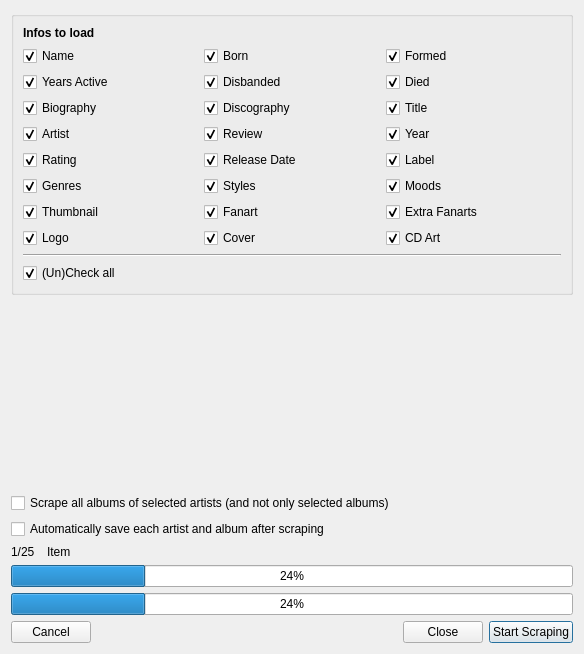
<?xml version="1.0" encoding="UTF-8"?>
<ui version="4.0">
 <class>MusicMultiScrapeDialog</class>
 <widget class="QDialog" name="MusicMultiScrapeDialog">
  <property name="windowModality">
   <enum>Qt::WindowModality::WindowModal</enum>
  </property>
  <property name="geometry">
   <rect>
    <x>0</x>
    <y>0</y>
    <width>584</width>
    <height>654</height>
   </rect>
  </property>
  <property name="windowTitle">
   <string>Music Multi Scrape</string>
  </property>
  <property name="windowIcon">
   <iconset resource="../../../data/MediaElch.qrc">
    <normaloff>:/img/MediaElch.png</normaloff>:/img/MediaElch.png</iconset>
  </property>
  <layout class="QVBoxLayout" name="verticalLayout">
   <item>
    <widget class="QGroupBox" name="groupBox">
     <property name="title">
      <string/>
     </property>
     <layout class="QVBoxLayout" name="verticalLayout_3">
      <item>
       <widget class="QLabel" name="label_2">
        <property name="font">
         <font>
          <bold>true</bold>
         </font>
        </property>
        <property name="text">
         <string>Infos to load</string>
        </property>
       </widget>
      </item>
      <item>
       <layout class="QGridLayout" name="gridLayout_2">
        <item row="0" column="1">
         <widget class="MyCheckBox" name="chkBorn">
          <property name="text">
           <string>Born</string>
          </property>
          <property name="checked">
           <bool>true</bool>
          </property>
          <property name="type" stdset="0">
           <string notr="true">artist</string>
          </property>
         </widget>
        </item>
        <item row="0" column="0">
         <widget class="MyCheckBox" name="chkName">
          <property name="text">
           <string>Name</string>
          </property>
          <property name="checked">
           <bool>true</bool>
          </property>
          <property name="type" stdset="0">
           <string notr="true">artist</string>
          </property>
         </widget>
        </item>
        <item row="1" column="0">
         <widget class="MyCheckBox" name="chkYearsActive">
          <property name="text">
           <string>Years Active</string>
          </property>
          <property name="checked">
           <bool>true</bool>
          </property>
          <property name="type" stdset="0">
           <string notr="true">artist</string>
          </property>
         </widget>
        </item>
        <item row="1" column="2">
         <widget class="MyCheckBox" name="chkDied">
          <property name="text">
           <string>Died</string>
          </property>
          <property name="checked">
           <bool>true</bool>
          </property>
          <property name="type" stdset="0">
           <string notr="true">artist</string>
          </property>
         </widget>
        </item>
        <item row="0" column="2">
         <widget class="MyCheckBox" name="chkFormed">
          <property name="text">
           <string>Formed</string>
          </property>
          <property name="checked">
           <bool>true</bool>
          </property>
          <property name="type" stdset="0">
           <string notr="true">artist</string>
          </property>
         </widget>
        </item>
        <item row="1" column="1">
         <widget class="MyCheckBox" name="chkDisbanded">
          <property name="text">
           <string>Disbanded</string>
          </property>
          <property name="checked">
           <bool>true</bool>
          </property>
          <property name="type" stdset="0">
           <string notr="true">artist</string>
          </property>
         </widget>
        </item>
        <item row="2" column="0">
         <widget class="MyCheckBox" name="chkBiography">
          <property name="text">
           <string>Biography</string>
          </property>
          <property name="checked">
           <bool>true</bool>
          </property>
          <property name="type" stdset="0">
           <string notr="true">artist</string>
          </property>
         </widget>
        </item>
        <item row="7" column="2">
         <widget class="MyCheckBox" name="chkCdArt">
          <property name="text">
           <string>CD Art</string>
          </property>
          <property name="checked">
           <bool>true</bool>
          </property>
          <property name="type" stdset="0">
           <string notr="true">album</string>
          </property>
         </widget>
        </item>
        <item row="7" column="1">
         <widget class="MyCheckBox" name="chkCover">
          <property name="text">
           <string>Cover</string>
          </property>
          <property name="checked">
           <bool>true</bool>
          </property>
          <property name="type" stdset="0">
           <string notr="true">album</string>
          </property>
         </widget>
        </item>
        <item row="7" column="0">
         <widget class="MyCheckBox" name="chkLogo">
          <property name="text">
           <string>Logo</string>
          </property>
          <property name="checked">
           <bool>true</bool>
          </property>
          <property name="type" stdset="0">
           <string notr="true">artist</string>
          </property>
         </widget>
        </item>
        <item row="6" column="2">
         <widget class="MyCheckBox" name="chkExtraFanarts">
          <property name="text">
           <string>Extra Fanarts</string>
          </property>
          <property name="checked">
           <bool>true</bool>
          </property>
          <property name="type" stdset="0">
           <string notr="true">artist</string>
          </property>
         </widget>
        </item>
        <item row="6" column="1">
         <widget class="MyCheckBox" name="chkFanart">
          <property name="text">
           <string>Fanart</string>
          </property>
          <property name="checked">
           <bool>true</bool>
          </property>
          <property name="type" stdset="0">
           <string notr="true">artist</string>
          </property>
         </widget>
        </item>
        <item row="6" column="0">
         <widget class="MyCheckBox" name="chkThumbnail">
          <property name="text">
           <string>Thumbnail</string>
          </property>
          <property name="checked">
           <bool>true</bool>
          </property>
          <property name="type" stdset="0">
           <string notr="true">artist</string>
          </property>
         </widget>
        </item>
        <item row="5" column="2">
         <widget class="MyCheckBox" name="chkMoods">
          <property name="text">
           <string>Moods</string>
          </property>
          <property name="checked">
           <bool>true</bool>
          </property>
          <property name="type" stdset="0">
           <string notr="true">both</string>
          </property>
         </widget>
        </item>
        <item row="5" column="1">
         <widget class="MyCheckBox" name="chkStyles">
          <property name="text">
           <string>Styles</string>
          </property>
          <property name="checked">
           <bool>true</bool>
          </property>
          <property name="type" stdset="0">
           <string notr="true">both</string>
          </property>
         </widget>
        </item>
        <item row="5" column="0">
         <widget class="MyCheckBox" name="chkGenres">
          <property name="text">
           <string>Genres</string>
          </property>
          <property name="checked">
           <bool>true</bool>
          </property>
          <property name="type" stdset="0">
           <string notr="true">both</string>
          </property>
         </widget>
        </item>
        <item row="4" column="2">
         <widget class="MyCheckBox" name="chkLabel">
          <property name="text">
           <string>Label</string>
          </property>
          <property name="checked">
           <bool>true</bool>
          </property>
          <property name="type" stdset="0">
           <string notr="true">album</string>
          </property>
         </widget>
        </item>
        <item row="4" column="1">
         <widget class="MyCheckBox" name="chkReleaseDate">
          <property name="text">
           <string>Release Date</string>
          </property>
          <property name="checked">
           <bool>true</bool>
          </property>
          <property name="type" stdset="0">
           <string notr="true">album</string>
          </property>
         </widget>
        </item>
        <item row="4" column="0">
         <widget class="MyCheckBox" name="chkRating">
          <property name="text">
           <string>Rating</string>
          </property>
          <property name="checked">
           <bool>true</bool>
          </property>
          <property name="type" stdset="0">
           <string notr="true">album</string>
          </property>
         </widget>
        </item>
        <item row="3" column="2">
         <widget class="MyCheckBox" name="chkYear">
          <property name="text">
           <string>Year</string>
          </property>
          <property name="checked">
           <bool>true</bool>
          </property>
          <property name="type" stdset="0">
           <string notr="true">album</string>
          </property>
         </widget>
        </item>
        <item row="3" column="1">
         <widget class="MyCheckBox" name="chkReview">
          <property name="text">
           <string>Review</string>
          </property>
          <property name="checked">
           <bool>true</bool>
          </property>
          <property name="type" stdset="0">
           <string notr="true">album</string>
          </property>
         </widget>
        </item>
        <item row="3" column="0">
         <widget class="MyCheckBox" name="chkArtist">
          <property name="text">
           <string>Artist</string>
          </property>
          <property name="checked">
           <bool>true</bool>
          </property>
          <property name="type" stdset="0">
           <string notr="true">album</string>
          </property>
         </widget>
        </item>
        <item row="2" column="2">
         <widget class="MyCheckBox" name="chkTitle">
          <property name="text">
           <string>Title</string>
          </property>
          <property name="checked">
           <bool>true</bool>
          </property>
          <property name="type" stdset="0">
           <string notr="true">album</string>
          </property>
         </widget>
        </item>
        <item row="2" column="1">
         <widget class="MyCheckBox" name="chkDiscography">
          <property name="text">
           <string>Discography</string>
          </property>
          <property name="checked">
           <bool>true</bool>
          </property>
          <property name="type" stdset="0">
           <string notr="true">artist</string>
          </property>
         </widget>
        </item>
       </layout>
      </item>
      <item>
       <widget class="Line" name="line">
        <property name="orientation">
         <enum>Qt::Orientation::Horizontal</enum>
        </property>
       </widget>
      </item>
      <item>
       <widget class="QCheckBox" name="chkUnCheckAll">
        <property name="text">
         <string>(Un)Check all</string>
        </property>
        <property name="checked">
         <bool>true</bool>
        </property>
       </widget>
      </item>
     </layout>
    </widget>
   </item>
   <item>
    <spacer name="verticalSpacer">
     <property name="orientation">
      <enum>Qt::Orientation::Vertical</enum>
     </property>
     <property name="sizeHint" stdset="0">
      <size>
       <width>20</width>
       <height>51</height>
      </size>
     </property>
    </spacer>
   </item>
   <item>
    <widget class="QCheckBox" name="chkScrapeAllAlbums">
     <property name="text">
      <string>Scrape all albums of selected artists (and not only selected albums)</string>
     </property>
    </widget>
   </item>
   <item>
    <widget class="QCheckBox" name="chkAutoSave">
     <property name="text">
      <string>Automatically save each artist and album after scraping</string>
     </property>
    </widget>
   </item>
   <item>
    <layout class="QHBoxLayout" name="horizontalLayout_2" stretch="0,1">
     <item>
      <widget class="QLabel" name="itemCounter">
       <property name="minimumSize">
        <size>
         <width>30</width>
         <height>0</height>
        </size>
       </property>
       <property name="text">
        <string notr="true">1/25</string>
       </property>
      </widget>
     </item>
     <item>
      <widget class="QLabel" name="itemName">
       <property name="text">
        <string notr="true">Item</string>
       </property>
      </widget>
     </item>
    </layout>
   </item>
   <item>
    <widget class="QProgressBar" name="progressItem">
     <property name="value">
      <number>24</number>
     </property>
    </widget>
   </item>
   <item>
    <widget class="QProgressBar" name="progressAll">
     <property name="value">
      <number>24</number>
     </property>
    </widget>
   </item>
   <item>
    <layout class="QHBoxLayout" name="horizontalLayout">
     <item>
      <widget class="QPushButton" name="btnCancel">
       <property name="text">
        <string>Cancel</string>
       </property>
       <property name="autoDefault">
        <bool>false</bool>
       </property>
      </widget>
     </item>
     <item>
      <spacer name="horizontalSpacer">
       <property name="orientation">
        <enum>Qt::Orientation::Horizontal</enum>
       </property>
       <property name="sizeHint" stdset="0">
        <size>
         <width>40</width>
         <height>20</height>
        </size>
       </property>
      </spacer>
     </item>
     <item>
      <widget class="QPushButton" name="btnClose">
       <property name="text">
        <string>Close</string>
       </property>
       <property name="autoDefault">
        <bool>true</bool>
       </property>
       <property name="default">
        <bool>true</bool>
       </property>
      </widget>
     </item>
     <item>
      <widget class="QPushButton" name="btnStartScraping">
       <property name="text">
        <string>Start Scraping</string>
       </property>
       <property name="default">
        <bool>true</bool>
       </property>
      </widget>
     </item>
    </layout>
   </item>
  </layout>
 </widget>
 <customwidgets>
  <customwidget>
   <class>MyCheckBox</class>
   <extends>QCheckBox</extends>
   <header location="global">ui/small_widgets/MyCheckBox.h</header>
  </customwidget>
 </customwidgets>
 <resources>
  <include location="../../../data/MediaElch.qrc"/>
 </resources>
 <connections>
  <connection>
   <sender>btnClose</sender>
   <signal>clicked()</signal>
   <receiver>MusicMultiScrapeDialog</receiver>
   <slot>accept()</slot>
   <hints>
    <hint type="sourcelabel">
     <x>360</x>
     <y>463</y>
    </hint>
    <hint type="destinationlabel">
     <x>272</x>
     <y>245</y>
    </hint>
   </hints>
  </connection>
  <connection>
   <sender>btnCancel</sender>
   <signal>clicked()</signal>
   <receiver>MusicMultiScrapeDialog</receiver>
   <slot>reject()</slot>
   <hints>
    <hint type="sourcelabel">
     <x>52</x>
     <y>463</y>
    </hint>
    <hint type="destinationlabel">
     <x>272</x>
     <y>245</y>
    </hint>
   </hints>
  </connection>
 </connections>
</ui>
